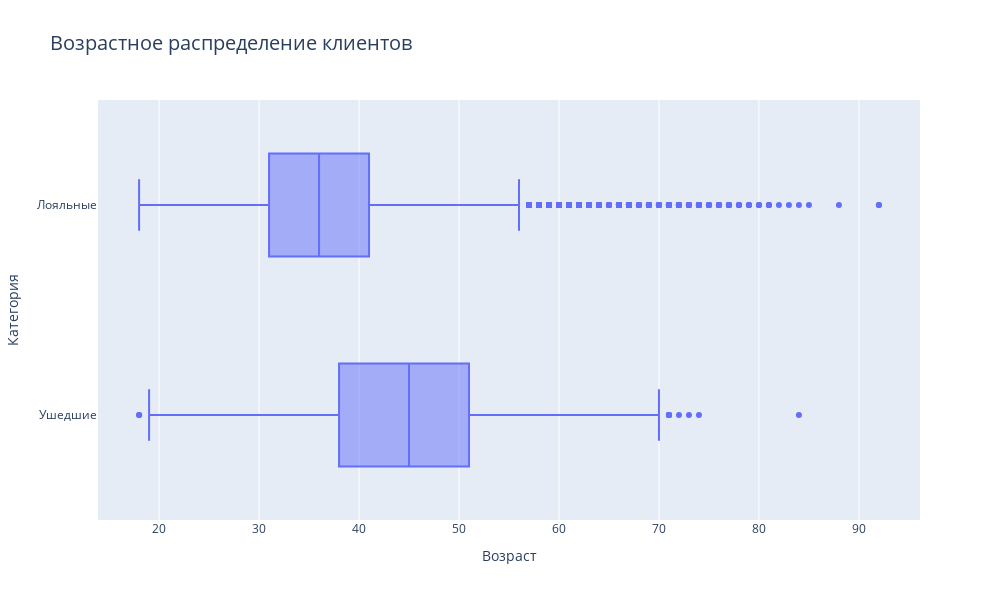

Write notebook code for a chart like this one.
### Markdown cell above
Для анализа распределения возраста построим коробчатую диаграмму с учетом категории клиента.

### Code cell
age_box = px.box(
    churn_data,
    x='Age',
    y=churn_data['Exited'].map({1:'Ушедшие', 0:'Лояльные'}),
    title='Возрастное распределение клиентов',
    height=600,
    width=1000,
    
)

age_box.update_layout(
    xaxis_title='Возраст',
    yaxis_title='Категория',
    title_font_size=20
)

age_box.show()
age_box.write_html('files to share/9.4.html')

### Figure 1 — Plotly figure (JSON) as saved in the notebook; plotly's stock layout.template omitted (floating-point values rounded to 4 significant figures; data arrays with more than 128 entries replaced by an {"elided": "..."} marker saying what was removed)
{"data": [{"alignmentgroup": "True", "hovertemplate": "Age=%{x}<br>y=%{y}<extra></extra>", "legendgroup": "", "marker": {"color": "#636efa"}, "name": "", "notched": false, "offsetgroup": "", "orientation": "h", "showlegend": false, "type": "box", "x": {"elided": "10000 int values"}, "x0": " ", "xaxis": "x", "y": {"elided": "10000 str values"}, "y0": " ", "yaxis": "y"}], "layout": {"boxmode": "group", "height": 600, "legend": {"tracegroupgap": 0}, "title": {"font": {"size": 20}, "text": "Возрастное распределение клиентов"}, "width": 1000, "xaxis": {"anchor": "y", "domain": [0, 1], "title": {"text": "Возраст"}}, "yaxis": {"anchor": "x", "domain": [0, 1], "title": {"text": "Категория"}}}}
